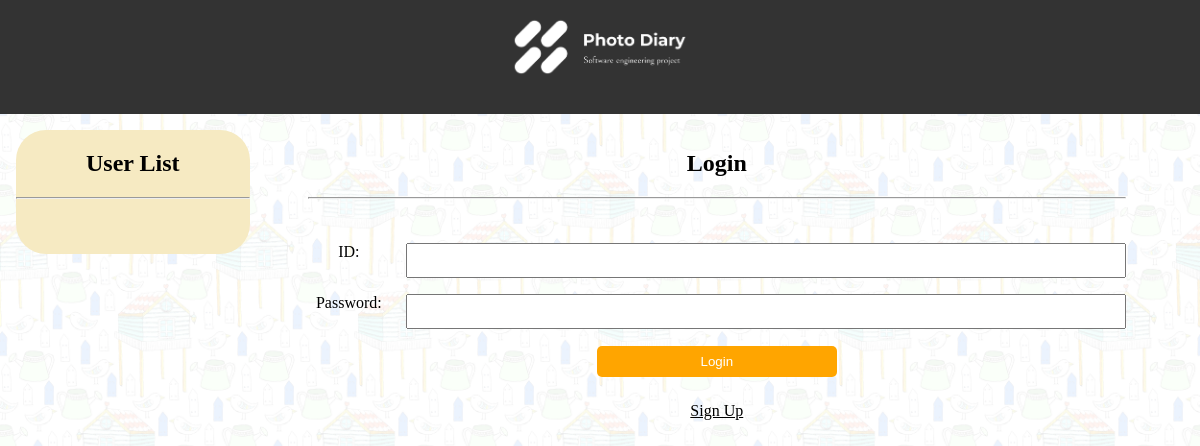
Before: / with the older database file.
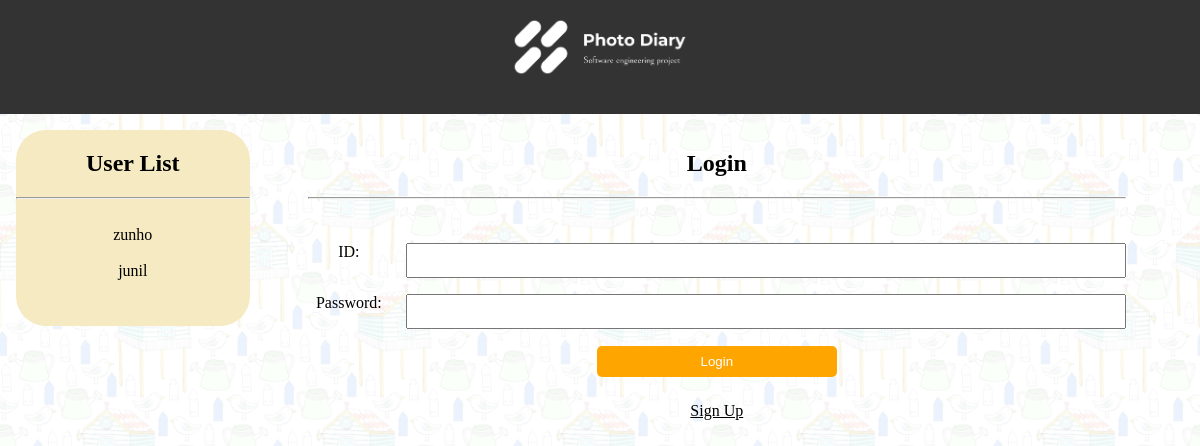
After: the same page with the newer database file.
### tables this page shows
CREATE TABLE users (
    id INTEGER PRIMARY KEY AUTOINCREMENT,
    username TEXT NOT NULL UNIQUE,
    password TEXT NOT NULL
);

### app.py (the view, shortened to what this page needs)
@app.route('/', methods=['GET', 'POST'])
def index():
    users = query_db('SELECT * FROM users')
    photos = query_db('SELECT photos.*, users.username FROM photos JOIN users ON photos.user_id = users.id')
    return render_template('index.html', users=users, photos=photos)

### app.py (called while the page is built)
def get_db():
    db = getattr(g, '_database', None)
    if db is None:
        db = g._database = sqlite3.connect(DATABASE)
    return db

@app.teardown_appcontext
def close_connection(exception):
    db = getattr(g, '_database', None)
    if db is not None:
        db.close()

def query_db(query, args=(), one=False):
    cur = get_db().execute(query, args)
    rv = cur.fetchall()
    cur.close()
    return (rv[0] if rv else None) if one else rv

### templates/index.html
{% extends 'base.html' %}
{% block content %}
{% if session.get('user_id') %}
    <div class="sidebar">
        <h2>User List</h2>
        <hr>
        <ul class="users">
            {% for user in users %}
                <li>{{ user[1] }}</li><br>
            {% endfor %}
        </ul>
    </div>
    <div class="content">
        <h2>Photo List</h2>
        <hr>
        <div class="photos">
            {% for photo in photos %}
                <div class="photo-description">
                    <p class="uploader">Upload by: {{ photo[5] }}</p>
                    <img src="{{ url_for('uploaded_file', filename=photo[4]) }}" alt="Photo" class="photo" />
                    <div class="description">
                        <p>Description: {{ photo[2] }}</p>
                        <p>Keyword: {{ photo[3] }}</p>
                        <a href="{{ url_for('messages', photo_id=photo[0], recipient_id='') }}" class="search-button">Send Message</a>
                    </div>
                </div>
            {% endfor %}
        </div>
    </div>
{% else %}
    <div class="sidebar">
        <h2>User List</h2>
        <hr>
        <ul class="users">
            {% for user in users %}
                <li>{{ user[1] }}</li><br>
            {% endfor %}
        </ul>
    </div>
    <div class="content">
        <h2>Login</h2>
        <hr>
        <br><br>
        <form method="POST" class="login-form">
            <div class="form-group">
                <label for="username">ID:</label>
                <input type="text" id="username" name="username" required>
            </div>
            <div class="form-group">
                <label for="password">Password:</label>
                <input type="password" id="password" name="password" required>
            </div>
                <button type="submit" class="login-button">Login</button>
            <br>
            <a href="{{ url_for('register') }}" class="register-button">Sign Up</a>
        </form>
    </div>
{% endif %}
{% endblock %}

### templates/base.html (shortened to what this page needs)
<!DOCTYPE html>
<html lang="ko">
<head>
    <link rel="stylesheet" href="{{ url_for('static', filename='style.css') }}">
</head>
<body>
    <header>
      <img src="{{ url_for('static', filename='pic/logo.png') }}" alt="logo" class="logo" width="20%">
    </header>
    <main>
        {% block content %}{% endblock %}
    </main>
</body>
</html>

### static/style.css (style rules this page uses)
body { font-family:'SUIT'; background-image: url('/static/pic/background.jpg'); background-size: 20vw; margin: 0; padding: 0; }
header { background-color: #333; color: white; padding: 1rem; text-align: center; }
main { padding: 1rem; }
form { margin-bottom: 1rem; }
form label { display: block; margin-bottom: 0.5rem; }
form input, form textarea { width: 50%; padding: 0.5rem; margin-bottom: 1rem; margin: 0 auto; display: block; }
form button { padding: 0.5rem 1rem; background-color: #333; color: white; border: none; }
.login-form { text-align: center; }
.form-group { display: flex; margin-bottom: 1rem; }
.form-group label { flex-basis: 10%; text-align: center; padding-right: 1rem; }
.form-group input { flex-grow: 1; }
.sidebar { float: left; width: 20%; text-align: center; background-color: #F6EAC2; height: 100%; border-radius: 30px; }
.content { margin-left: 20%; padding-left: 5%; padding-right: 5%; }
.users { list-style-type: none; padding: 5%; }
h2 { text-align: center; }
.login-button { padding: 0.5rem 1rem; background-color: #FFA500; color: white; border: none; border-radius: 5px; cursor: pointer; width: 20vw; margin: 0 auto; display: block; text-align: center; text-decoration: none; }
.register-button { padding: 0.5rem 1rem; color: black; cursor: pointer; margin: 0 auto; display: block; text-align: center; text-decoration: underline; width: 10vw; }
.edit-button, .delete-button, .reply-button, .login-button, .message-button, .register-button:active { transform: translateY(1px); }

Changed rows visible on the page:
added users: username "zunho"
added users: username "junil"
